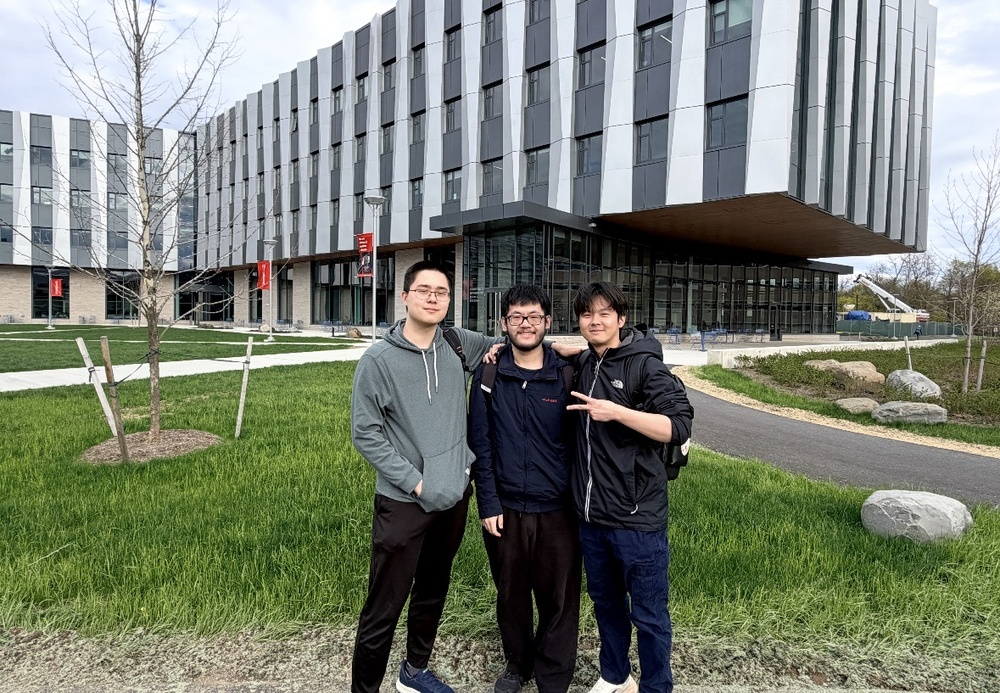
#> input picture python/images/image0.jpeg, 1000 x 693 px, shrunk from 1179 x 817 before the run
$ jupyter execute presentation.ipynb   (older library calls are emulated)
#> lines starting #> are read from the running program, lines starting #| are printed output that depends on the picture
[cell 1]
import numpy as np
import matplotlib.pyplot as plt
import cv2

[cell 2]
img_bgr = cv2.imread("./images/image0.jpeg")
#> img_bgr is the input picture: shape (693, 1000, 3); mean B, G, R 113.1, 126, 119.8
img_rgb = cv2.cvtColor(img_bgr, cv2.COLOR_BGR2RGB)
img_gray = cv2.cvtColor(img_rgb, cv2.COLOR_RGB2GRAY)

[cell 3]
gx = cv2.Sobel(img_gray, cv2.CV_64F, 1, 0, ksize=3)
gy = cv2.Sobel(img_gray, cv2.CV_64F, 0, 1, ksize=3)
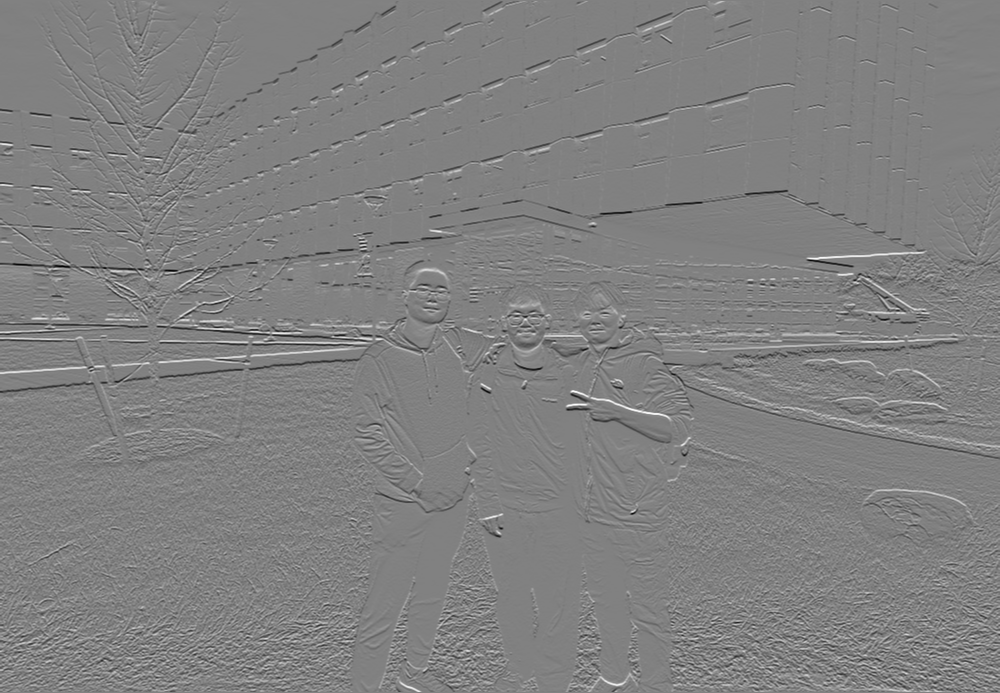
#> gy: shape (693, 1000) float64; min -979, max 956, mean -0.6; drawn with min black and max white

[cell 4]
mag = np.sqrt(gx**2 + gy**2)
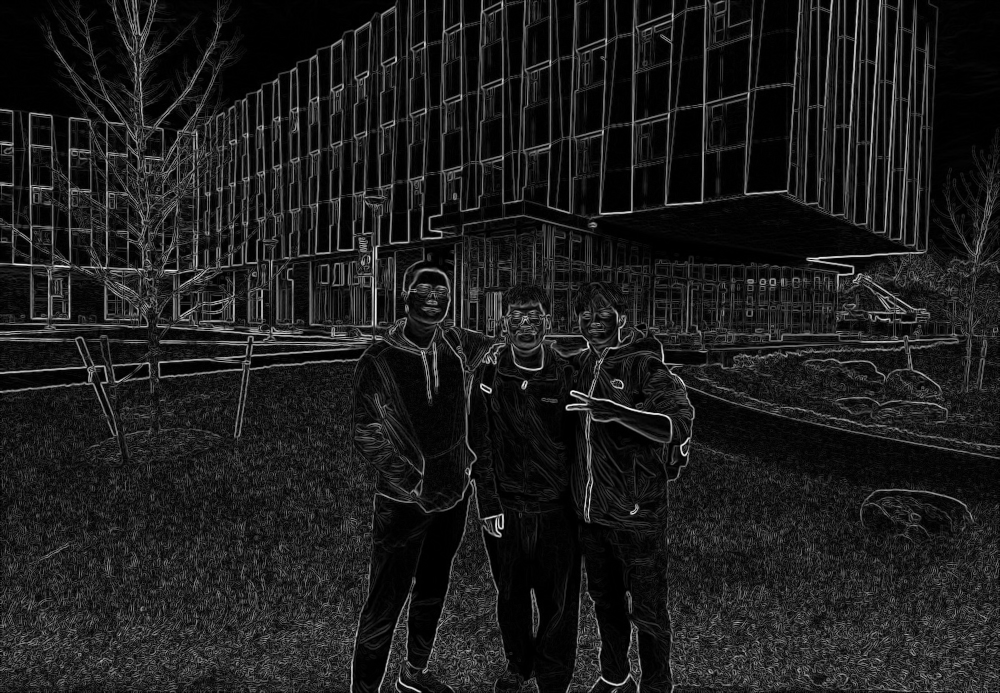
#> mag: shape (693, 1000) float64; min 0, max 1007.5, mean 115.7; drawn with min black and max white
# Orientation in radians, often used as the 'Hue' in edge visualization
orientation = np.arctan2(gy, gx)
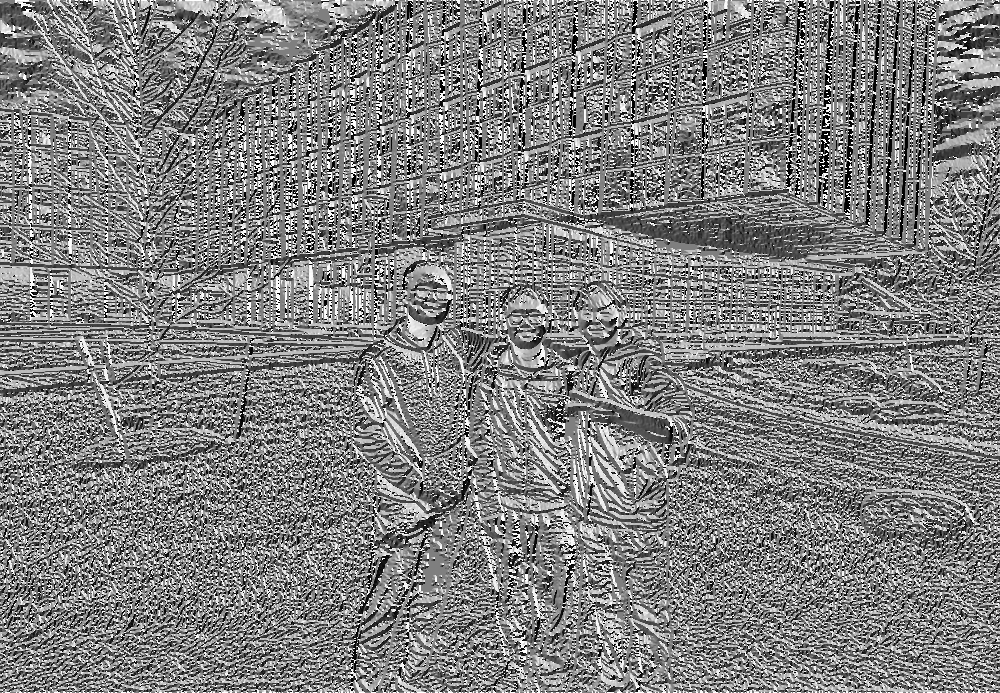
#> orientation: shape (693, 1000) float64; min -3.14, max 3.14, mean 0.0125; drawn with min black and max white

[cell 5]
titles = ['Original', 'Grayscale', 'Sobel Gx', 'Sobel Gy', 'Magnitude', 'Orientation/Hue']
images = [img_rgb, img_gray, gx, gy, mag, orientation]

plt.figure(figsize=(15, 10))
for i in range(6):
    plt.subplot(2, 3, i+1)
    plt.imshow(images[i], cmap='gray' if i > 0 else None)
    plt.title(titles[i])
    plt.axis('off')

plt.tight_layout()
plt.show()

# 6. Save the final Magnitude image
# Normalize to 0-255 first
mag_final = cv2.normalize(mag, None, 0, 255, cv2.NORM_MINMAX).astype(np.uint8)

[cell 6]
hue = ((orientation + np.pi) / (2 * np.pi) * 180).astype(np.uint8)
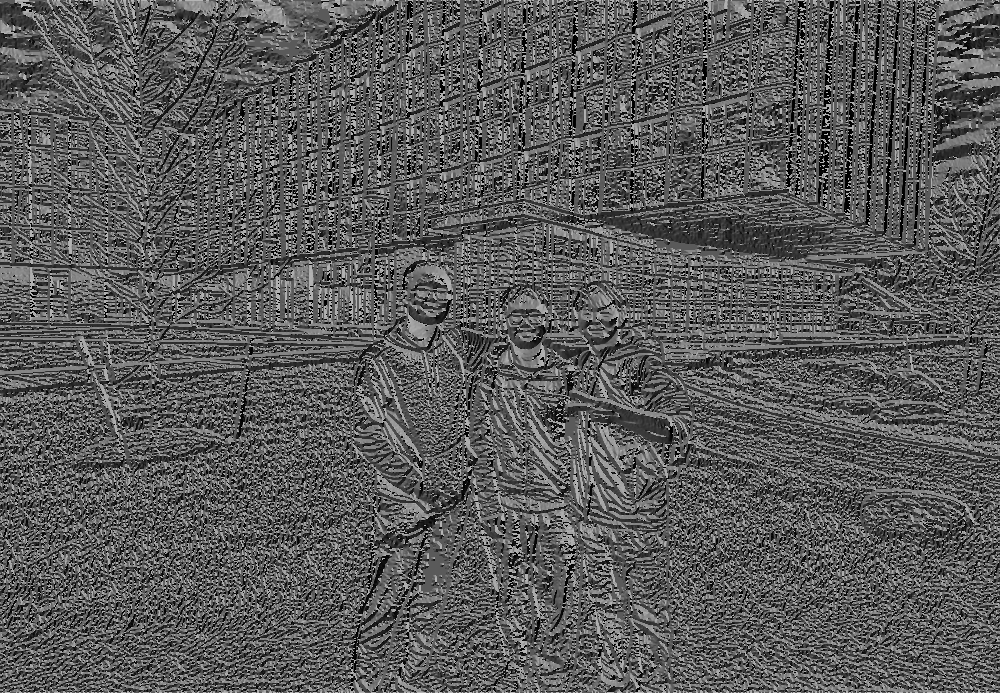
#> hue: shape (693, 1000); min 0, max 180, mean 89.9

# 2. Normalize magnitude to [0, 255] for the Value channel
val = cv2.normalize(mag, None, 0, 255, cv2.NORM_MINMAX).astype(np.uint8)

# 3. Create a Saturation channel (full saturation)
sat = np.full_like(hue, 255)

# 4. Merge into an HSV image and convert to BGR/RGB for display
hsv_combined = cv2.merge([hue, sat, val])
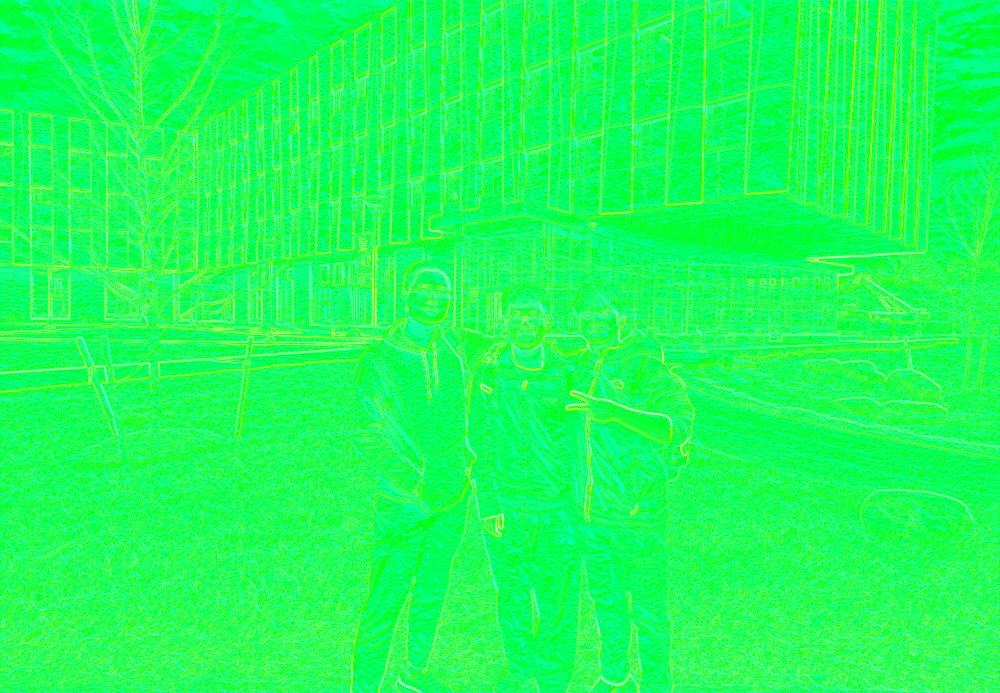
#> hsv_combined: shape (693, 1000, 3); mean of channels 0, 1, 2 89.9, 255, 28.8; drawn as B, G, R
rgb_combined = cv2.cvtColor(hsv_combined, cv2.COLOR_HSV2RGB)
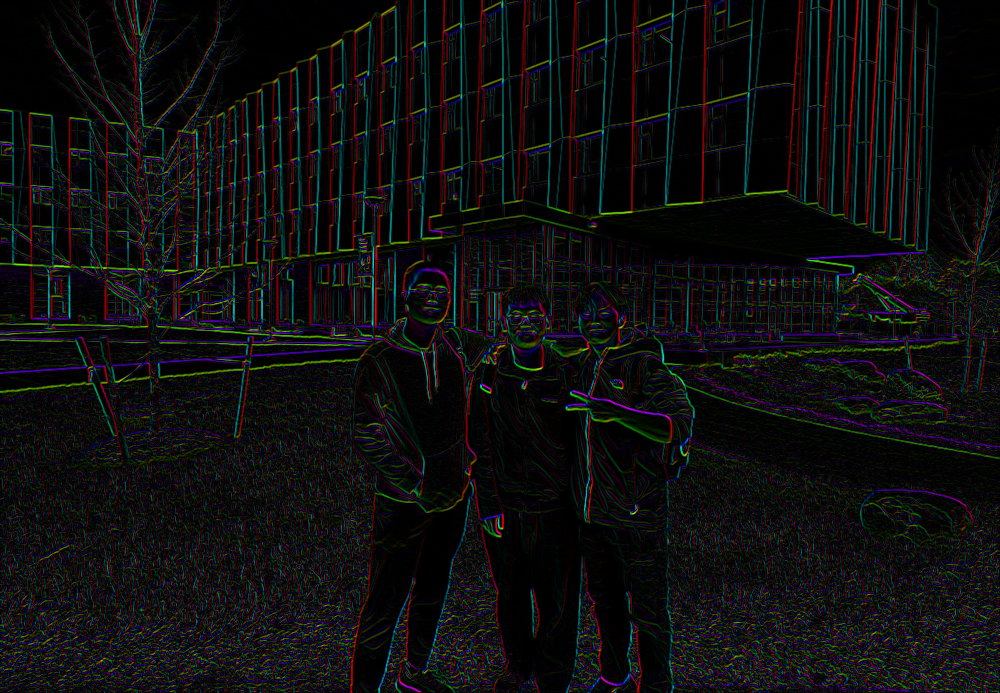
#> rgb_combined: shape (693, 1000, 3); mean R, G, B 14.3, 14.3, 14.2

# Display the result
plt.figure(figsize=(8, 8))
plt.imshow(rgb_combined)
plt.title('Edge Direction (Hue) and Magnitude (Value)')
plt.axis('off')
plt.show()

$ run again, with python/images/image1.jpeg copied over python/images/image0.jpeg
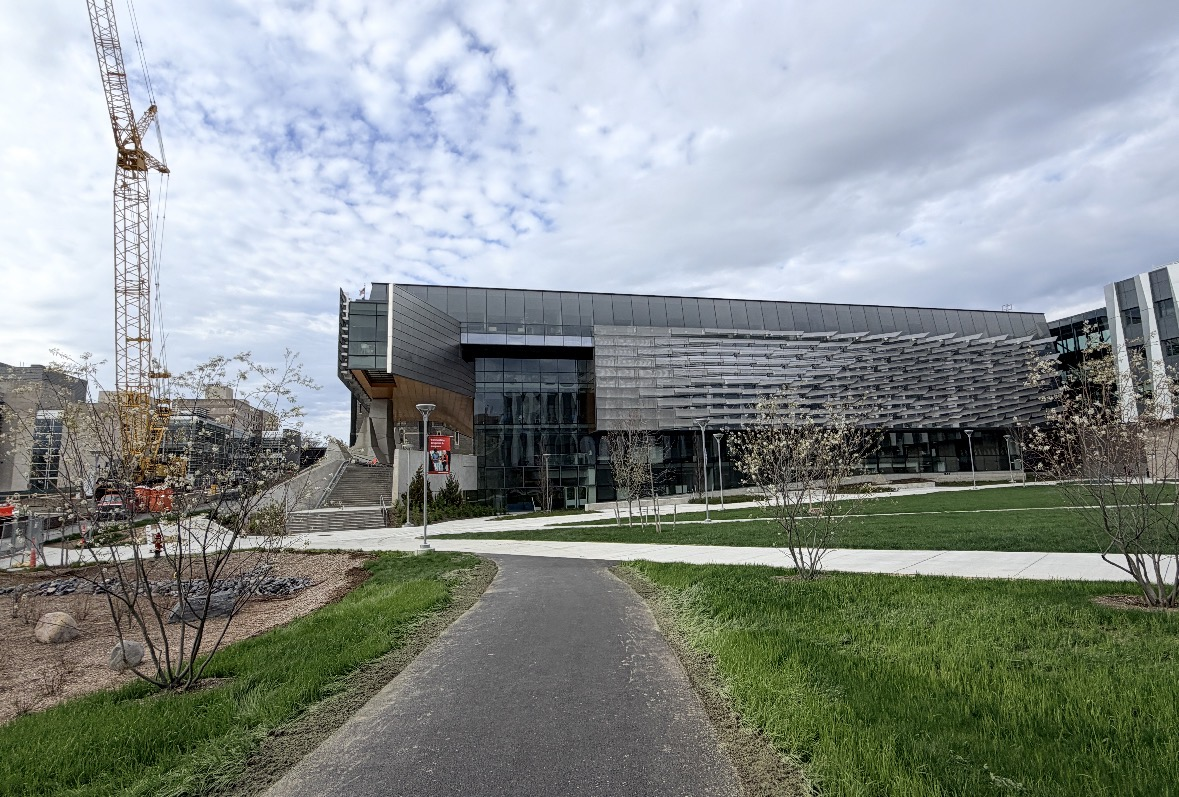
#> input picture python/images/image1.jpeg, 1179 x 797 px
#> img_bgr is the input picture: shape (797, 1179, 3); mean B, G, R 143, 144.9, 137.9
#> `hsv_combined = cv2.merge([hue, sat, val])`:
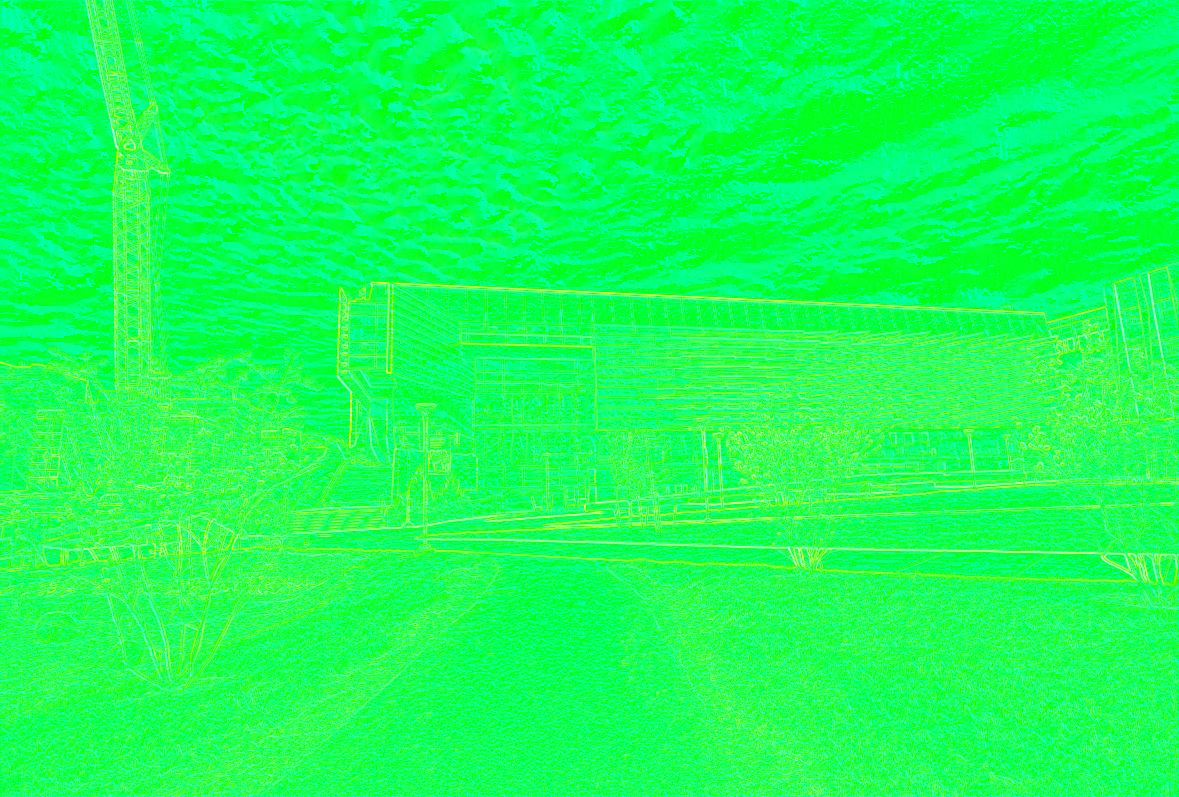
#> hsv_combined: shape (797, 1179, 3); mean of channels 0, 1, 2 87.8, 255, 24.2; drawn as B, G, R
#> `rgb_combined = cv2.cvtColor(hsv_combined, cv2.COLOR_HSV2RGB)`:
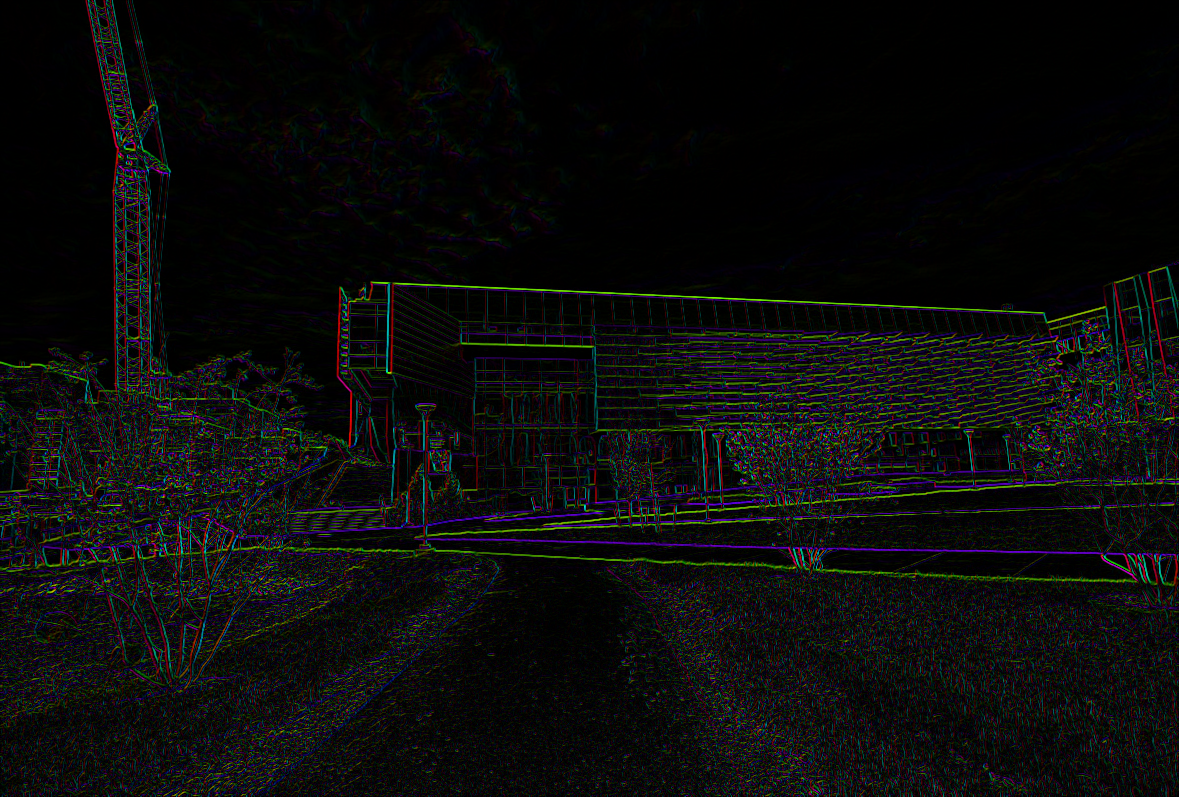
#> rgb_combined: shape (797, 1179, 3); mean R, G, B 11.9, 12.1, 11.8

$ run again, with python/images/image2.jpeg copied over python/images/image0.jpeg
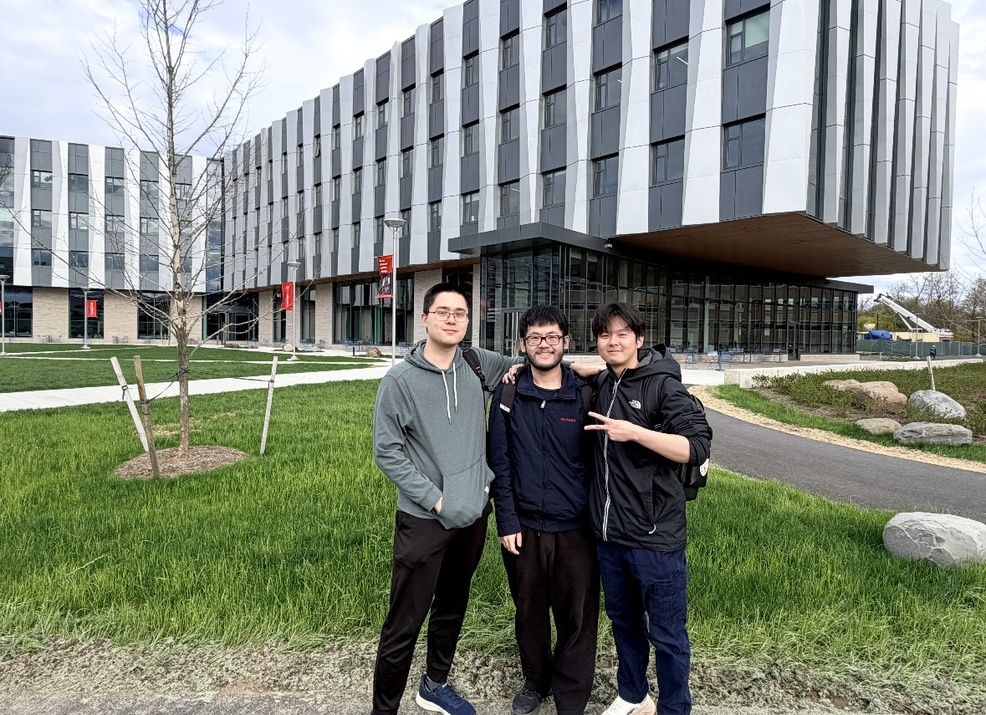
#> input picture python/images/image2.jpeg, 986 x 715 px, shrunk from 1179 x 855 before the run
#> img_bgr is the input picture: shape (715, 986, 3); mean B, G, R 119.3, 132.1, 125.3
#> `hsv_combined = cv2.merge([hue, sat, val])`:
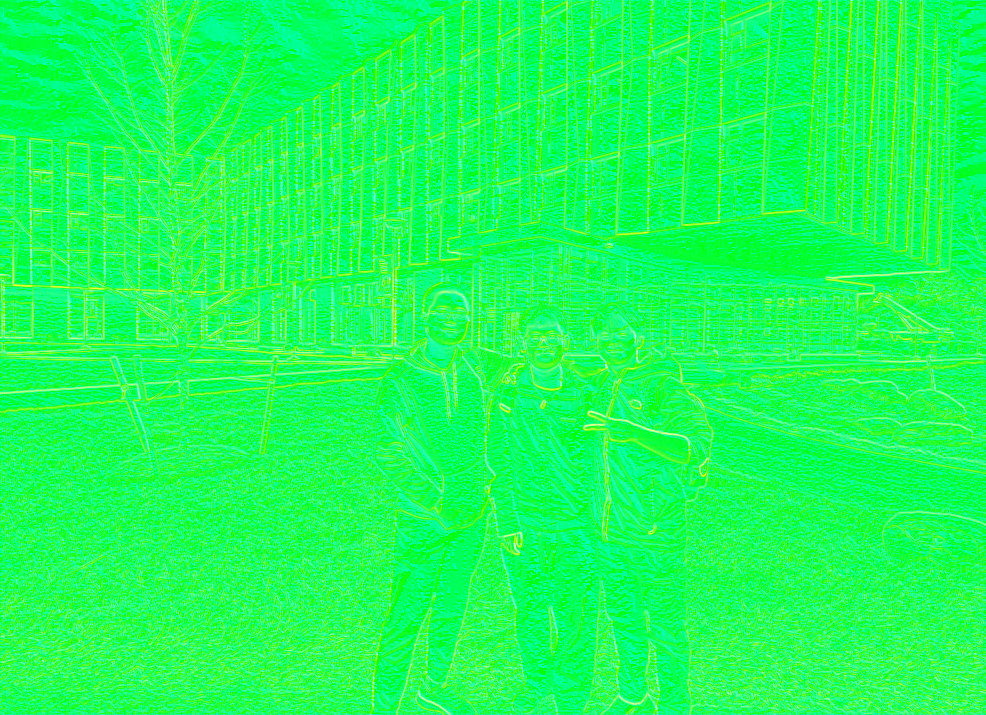
#> hsv_combined: shape (715, 986, 3); mean of channels 0, 1, 2 90.1, 255, 28.2; drawn as B, G, R
#> `rgb_combined = cv2.cvtColor(hsv_combined, cv2.COLOR_HSV2RGB)`:
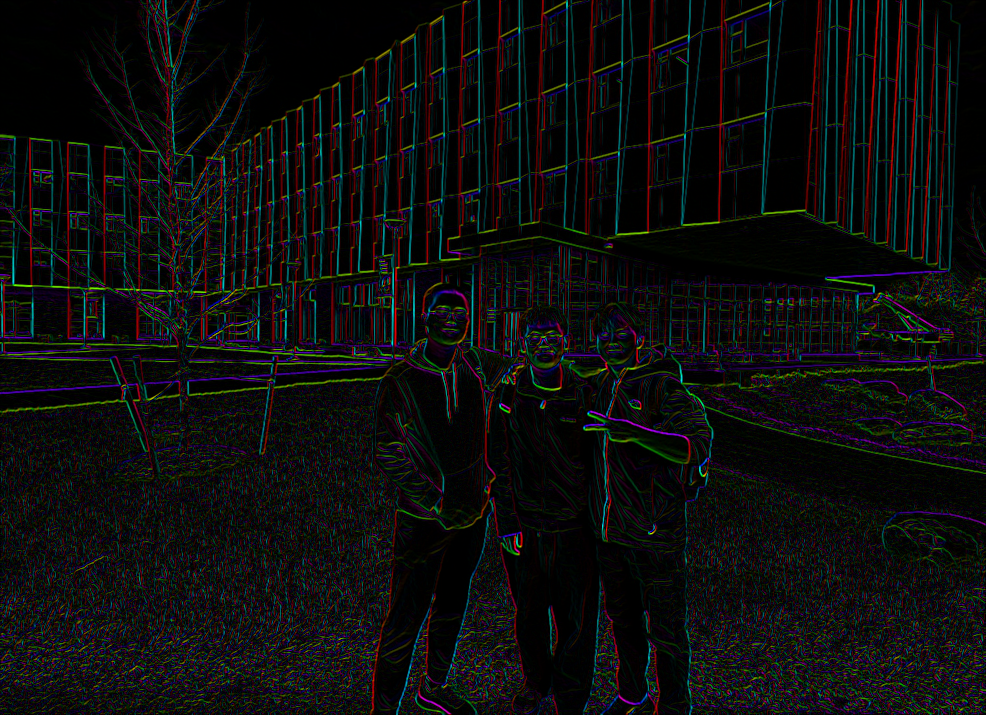
#> rgb_combined: shape (715, 986, 3); mean R, G, B 13.9, 14, 13.9
